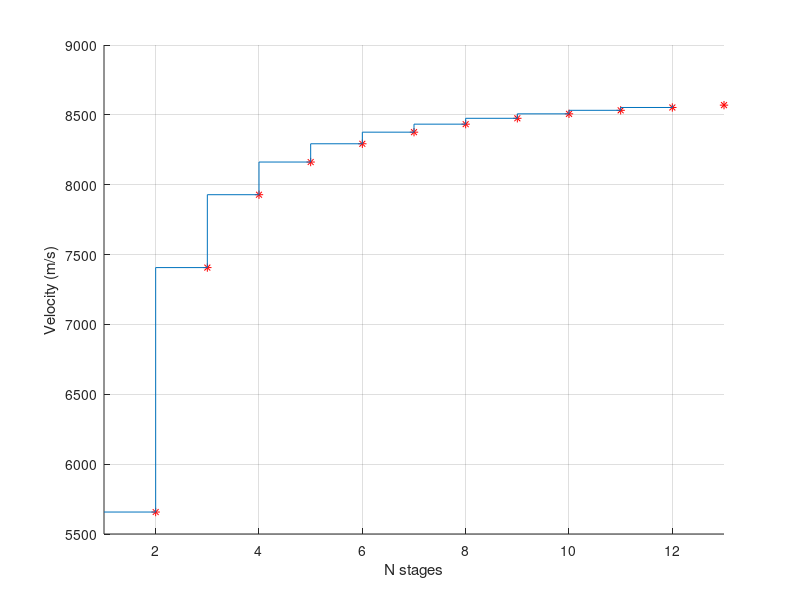

Here is the MATLAB script that generated this plot:
%function EGA215_954313_A1_Q4
    clc  

    Isp = 350;      %specific impulse
    epsilon = 0.15; %structural ratio
    pi_PL = 0.05;   %payload fraction
    g = 9.81;       %gravity constant
   
    vbo_infinity = Isp * g * (1-epsilon) * log(1/pi_PL);%burnout velocity with infinite stages
    vbo = 0.98*vbo_infinity; % 98% of burnout velocity with infinite stages

    fprintf('Velocity for an infinite number of stages: %f m/s\nVelocity at 98 percent infinite number of stages: %f m/s\n',vbo_infinity, vbo)

    v = 0;  %intital velocity 
    N = 1;  %first number of stages

        while v < vbo
            v = Isp * g * N * log((1/( (pi_PL^(1/N))*(1-epsilon) + epsilon)));
            N = N + 1;
            hold on
            stairs(N,v, 'r*') 
        end
     
    fprintf('At rocket stage %f the velocity goes over %f m/s and is %f m/s\n', N , vbo, v)
    fprintf('12 stages of the rocket are needed\n')
    v = zeros(12:1);
    
        for N = 1:12
            v(N) = Isp * g * N * log(1/( (pi_PL^(1/N))*(1-epsilon) + epsilon)); 
        end
    
    stairs(1:12,v)
    xlabel('N stages') 
    ylabel('Velocity (m/s)')
    xlim([1 13])
    grid on
    
%end





